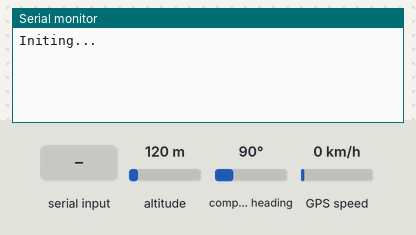
Recording of a sketch running on a simulated Arduino Uno, built with avr-gcc and run on an emulated ATmega328P. Parts: the last lines printed to the serial monitor. Inputs (shaded band) come from the test bench; at power-on: altitude 120 m, compass heading 90°, GPS speed 0 km/h. The GPS gets a fix after 3 s at 37.7749, -122.4194 with 8 satellites; the modem accepts every AT command (registered, SIM ready, sends succeed) and sends nothing else.

Above: at 5.0 s.
5.1 s: "200\n" received over the second serial link
At 18.0 s:
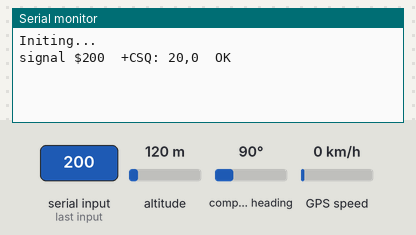
18.5 s: "1\n" received over the second serial link
At 24.2 s:
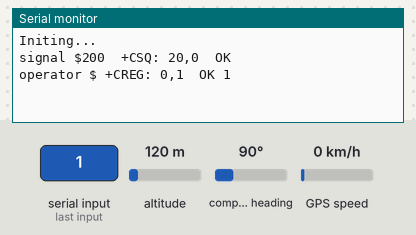
31.2 s: "0\n" received over the second serial link
At 37.4 s:
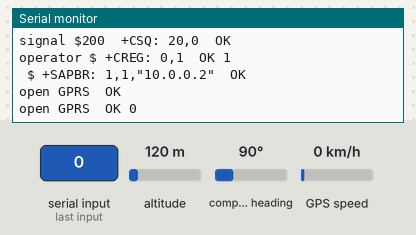
43.9 s: "2\n" received over the second serial link
At 48.4 s:
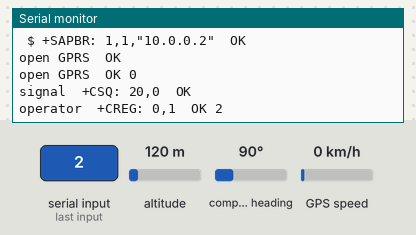
56.6 s: "200\n" received over the second serial link
At 59.1 s:
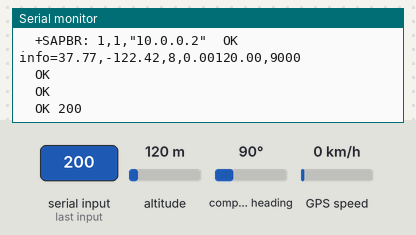

Measured:
- after the input at 5.1 s, the serial monitor: prints a new line after 11.9 s (image 1)
- after the input at 18.5 s, the serial monitor: prints a new line after 4.5 s (image 2)
- after the input at 31.2 s, the serial monitor: prints a new line after 5.9 s (image 3)
- after the input at 43.9 s, the serial monitor: prints a new line after 3.2 s (image 4)
- after the input at 56.6 s, the serial monitor: prints a new line after 1.9 s (image 5)

The sketch:

index.ino
```cpp
#include <TinyGPS++.h>
#include <SoftwareSerial.h>

SoftwareSerial simSerial(9, 8);//自定义软串口 RX TX
SoftwareSerial gpsSerial(10, 11);//自定义软串口 RX TX
TinyGPSPlus gps;

void setup() {
  Serial.begin(9600);
  gpsSerial.begin(9600);
  simSerial.begin(9600);

  Serial.println("Initing...");
  delay(13000);

  initModule();
}

void loop() {
  checkSIMState();

  gpsSerial.listen();
  String gpsString = "info=" + getGPSInfo();
  Serial.println(gpsString);

  simSerial.listen();
  simPrintLine("AT+HTTPINIT", 3, "");
  simPrintLine("AT+HTTPPARA=\"URL\",\"http://121.4.188.127:4000/info/\"", 1, "");
  simPrintLine("AT+HTTPPARA=\"CONTENT\",\"application/x-www-form-urlencoded\"", 1, "");
  simPrintLine("AT+HTTPDATA=" + String(gpsString.length()) + ",3000", 1, "");
  simPrintLine(gpsString, 1, "");
  simPrintLine("AT+SAPBR=2,1", 1, "");
  String httpResults = simPrintLine("AT+HTTPACTION=1", 5, "");
  Serial.println(httpResults.indexOf("200"));
  simPrintLine("AT+HTTPTERM", 2, "close");
  if (httpResults.indexOf("200") < 0) {
    Serial.println("reset");
    simPrintLine("AT+SAPBR=0,1", 2, "");
    initModule();
  }
}

//初始化方法
void initModule() {
  checkSIMState();

  //设置承载参数
  simPrintLine("AT+SAPBR=3,1,\"CONTYPE\",\"GPRS\"", 5, "open GPRS");
  //打开承载，打开网络通道
  simPrintLine("AT+SAPBR=1,1", 5, "open GPRS");
}

void checkSIMState () {
  // 当前信号
  simPrintLine("AT+CSQ", 3, "signal");
  // 是否有注册运营商
  simPrintLine("AT+CREG?", 5, "operator");
  // ip
  simPrintLine("AT+SAPBR=2,1", 1, "");
}

String simPrintLine (String command, int delayNumber, String remark) {
  simSerial.println(command);
  delay(delayNumber * 1000);
  return printLine(remark);
}

String getGPSInfo () {
  delay(1000);
  String data;
  while (gpsSerial.available() > 0) {
    // 每次读取一个字符
    if (gps.encode(gpsSerial.read()) || gps.location.isValid()) {
      // 经度,纬度,卫星数,速度,海拔

      data = String(gps.location.lat()) + "," + String(gps.location.lng()) + "," + String(gps.satellites.value()) + "," +  String(gps.speed.kmph()) + "" + String(gps.altitude.meters()) + "," +  String(gps.course.value());
    }
  }

  return data;
}

//读取串口返回信息
String printLine(String info) {
  delay(1000);
  simSerial.listen();
  String data;
  while (simSerial.available() > 0)
  {
    // 每次读取一个字符
    char c = simSerial.read();

    if (c == '\n') {
      c = 32;
    }
    data += c;
  }
  Serial.println(info + " " + data);
  return data;
}
```
